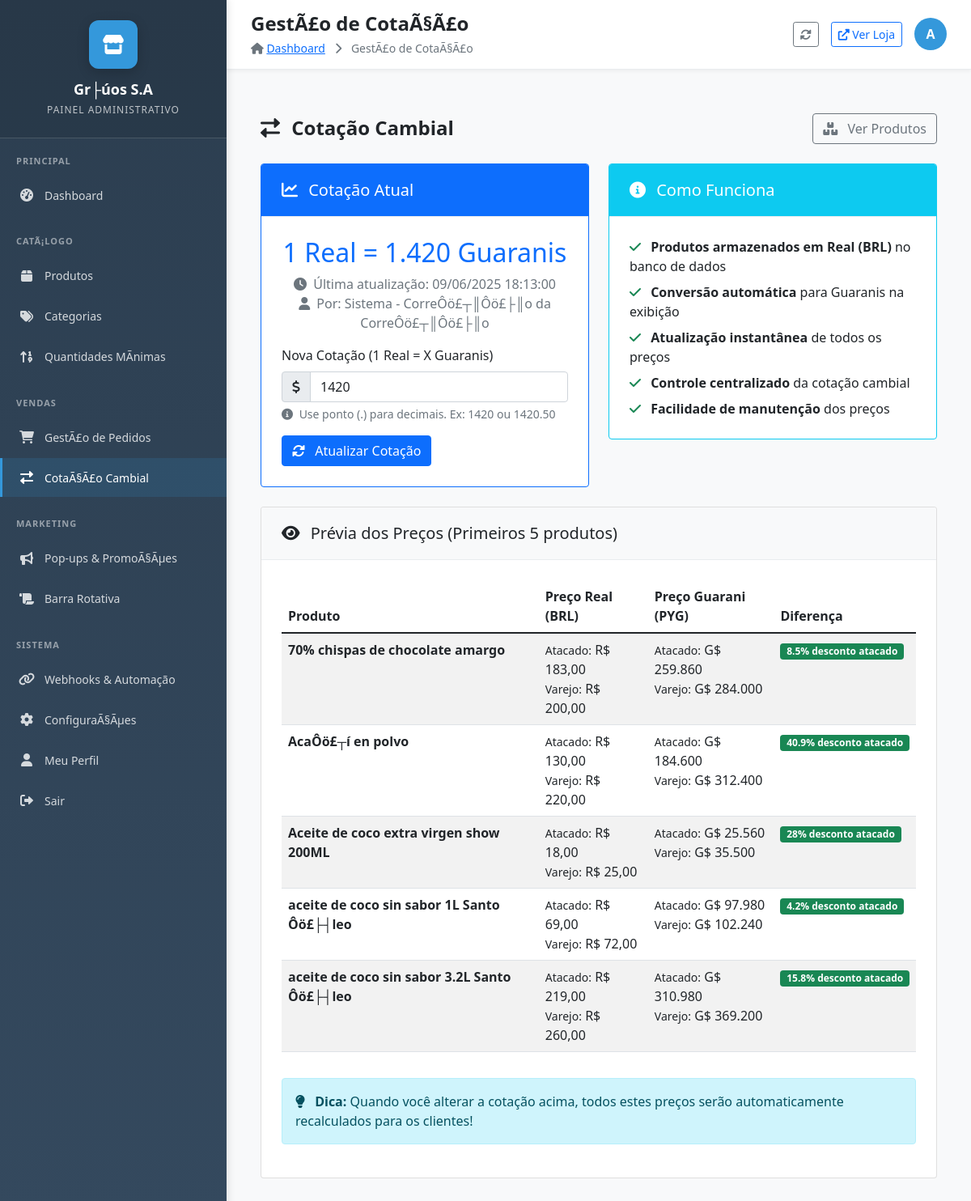
/admin/cotacao.php (signed in), run on the app's committed database.
### tables this page shows
CREATE TABLE `store_settings` (
  `id` int(11) NOT NULL AUTO_INCREMENT,
  `store_name` varchar(255) NOT NULL,
  `store_description` text DEFAULT NULL,
  `whatsapp_number` varchar(50) DEFAULT NULL,
  `shipping_rate` decimal(10,2) NOT NULL DEFAULT 1500.00,
  `address` text DEFAULT NULL,
  `business_hours` text DEFAULT NULL,
  `logo_url` varchar(255) DEFAULT NULL,
  `social_facebook` varchar(255) DEFAULT NULL,
  `social_instagram` varchar(255) DEFAULT NULL,
  `social_twitter` varchar(255) DEFAULT NULL,
  `updated_at` timestamp NOT NULL DEFAULT current_timestamp() ON UPDATE current_timestamp(),
  `contact_seller_text` varchar(255) DEFAULT 'Consultar con el vendedor' COMMENT 'Texto em espanhol para produtos sem pre├ºo',
  `default_min_quantity` int(11) DEFAULT 10 COMMENT 'Quantidade m├¡nima padr├úo para novos produtos',
  `hide_retail_price` tinyint(1) DEFAULT 0 COMMENT 'Se 1, remove pre├ºo de varejo do sistema',
  `enable_shipping` tinyint(1) DEFAULT 1 COMMENT 'Se 1 calcula frete, se 0 n├úo mostra frete',
  `shipping_control_text` varchar(255) DEFAULT 'Frete calculado automaticamente' COMMENT 'Texto explicativo para o frete',
  `enable_global_minimums` tinyint(1) DEFAULT 1 COMMENT 'Se 1 respeita m├¡nimos dos produtos, se 0 ignora todos os m├¡nimos',
  `minimum_explanation_text` varchar(255) DEFAULT 'Vendemos somente no m├¡nimo especificado' COMMENT 'Texto explicativo para m├¡nimos',
  PRIMARY KEY (`id`),
  KEY `idx_store_shipping_enabled` (`enable_shipping`),
  KEY `idx_store_minimums_enabled` (`enable_global_minimums`)
);

CREATE TABLE `exchange_rate` (
  `id` int(11) NOT NULL AUTO_INCREMENT,
  `rate` decimal(10,4) NOT NULL DEFAULT 1420.0000,
  `updated_at` timestamp NOT NULL DEFAULT current_timestamp() ON UPDATE current_timestamp(),
  `updated_by` varchar(255) DEFAULT NULL,
  PRIMARY KEY (`id`)
);

CREATE TABLE `products` (
  `id` int(11) NOT NULL AUTO_INCREMENT,
  `name` varchar(255) NOT NULL,
  `description` text DEFAULT NULL,
  `wholesale_price` decimal(10,2) DEFAULT NULL,
  `retail_price` decimal(10,2) DEFAULT NULL,
  `min_wholesale_quantity` int(11) DEFAULT NULL,
  `unit_weight` decimal(10,2) NOT NULL DEFAULT 0.00,
  `unit_type` enum('kg','unit') NOT NULL DEFAULT 'kg',
  `unit_display_name` varchar(20) DEFAULT NULL,
  `stock` int(11) NOT NULL DEFAULT 0,
  `image_url` varchar(255) DEFAULT NULL,
  `featured` tinyint(1) NOT NULL DEFAULT 0,
  `promotion` tinyint(1) DEFAULT 0,
  `status` tinyint(1) NOT NULL DEFAULT 1,
  `category_id` int(11) DEFAULT NULL,
  `created_at` timestamp NOT NULL DEFAULT current_timestamp(),
  `updated_at` timestamp NOT NULL DEFAULT current_timestamp() ON UPDATE current_timestamp(),
  `show_price` tinyint(1) DEFAULT 1 COMMENT 'Se 1 mostra pre├ºo, se 0 mostra consultar vendedor',
  `has_min_quantity` tinyint(1) DEFAULT 1 COMMENT 'Se 1 tem quantidade m├¡nima, se 0 n├úo tem',
  `parent_product_id` int(11) DEFAULT NULL COMMENT 'ID do produto pai (para varia├º├Áes)',
  `variation_display` varchar(100) DEFAULT NULL COMMENT 'Nome da varia├º├úo (ex: 200ml, 500ml, 1L)',
  `variation_type` enum('size','flavor','color','other') DEFAULT NULL COMMENT 'Tipo de varia├º├úo',
  PRIMARY KEY (`id`),
  KEY `category_id` (`category_id`),
  KEY `idx_products_show_price` (`show_price`),
  KEY `idx_products_has_min_quantity` (`has_min_quantity`),
  KEY `idx_parent_product_id` (`parent_product_id`),
  KEY `idx_variation_type` (`variation_type`),
  CONSTRAINT `fk_parent_product` FOREIGN KEY (`parent_product_id`) REFERENCES `products` (`id`) ON DELETE CASCADE,
  CONSTRAINT `products_ibfk_1` FOREIGN KEY (`category_id`) REFERENCES `categories` (`id`) ON DELETE SET NULL
);

### admin/cotacao.php (the view, shortened to what the rows shown need)
<?php
require_once '../includes/db_connect.php';
require_once '../includes/exchange_functions.php';
$rate_info = getExchangeRateInfo();
$query = "SELECT id, name, wholesale_price, retail_price FROM products WHERE status = 1 ORDER BY name LIMIT 5";
$result_products = $conn->query($query);
include 'includes/admin_layout.php';
?>
<div class="container-fluid py-4">
    <div class="d-flex justify-content-between align-items-center mb-4">
        <h1 class="page-title">
            <i class="fas fa-exchange-alt me-2"></i>
            Cotação Cambial
        </h1>
    </div>
    <div class="row mb-4">
        <div class="col-lg-6">
            <div class="card border-primary">
                <div class="card-body">
                    <div class="text-center mb-3">
                        <h2 class="text-primary mb-2">
                            1 Real = <?php echo rtrim(rtrim(number_format($rate_info['rate'], 4, ',', '.'), '0'), ','); ?> Guaranis
                        </h2>
                        <p class="text-muted mb-0">
                            <i class="fas fa-clock me-1"></i>
                            Última atualização: <?php echo date('d/m/Y H:i:s', strtotime($rate_info['updated_at'])); ?>
                        </p>
                        <p class="text-muted">
                            <i class="fas fa-user me-1"></i>
                            Por: <?php echo htmlspecialchars($rate_info['updated_by']); ?>
                        </p>
                    </div>
                    <form method="post" action="cotacao.php">
                        <div class="mb-3">
                            <div class="input-group">
                                <span class="input-group-text">
                                    <i class="fas fa-dollar-sign"></i>
                                </span>
                                <input type="number"
                                       step="0.01"
                                       min="0.01"
                                       name="exchange_rate"
                                       id="exchange_rate"
                                       class="form-control"
                                       value="<?php echo rtrim(rtrim(number_format($rate_info['rate'], 2, '.', ''), '0'), '.'); ?>"
                                       required>
                            </div>
                        </div>
                    </form>
                </div>
            </div>
        </div>
    </div>
    <div class="card">
        <div class="card-body">
            <?php if ($result_products && $result_products->num_rows > 0): ?>
                <div class="table-responsive">
                    <table class="table table-striped">
                        <thead>
                            <tr>
                                <th>Produto</th>
                                <th>Preço Real (BRL)</th>
                                <th>Preço Guarani (PYG)</th>
                                <th>Diferença</th>
                            </tr>
                        </thead>
                        <tbody>
                            <?php while ($product = $result_products->fetch_assoc()): ?>
                                <tr>
                                    <td>
                                        <strong><?php echo htmlspecialchars($product['name']); ?></strong>
                                    </td>
                                    <td>
                                        <div>
                                            <small>Atacado:</small> R$ <?php echo number_format($product['wholesale_price'], 2, ',', '.'); ?><br>
                                            <small>Varejo:</small> R$ <?php echo number_format($product['retail_price'], 2, ',', '.'); ?>
                                        </div>
                                    </td>
                                    <td>
                                        <div>
                                            <small>Atacado:</small> <?php echo formatPriceInGuaranis($product['wholesale_price']); ?><br>
                                            <small>Varejo:</small> <?php echo formatPriceInGuaranis($product['retail_price']); ?>
                                        </div>
                                    </td>
                                    <td>
                                        <?php
                                        $discount = calculateWholesaleDiscount($product['wholesale_price'], $product['retail_price']);
                                        ?>
                                        <span class="badge bg-success">
                                            <?php echo $discount['discount_percentage']; ?>% desconto atacado
                                        </span>
                                    </td>
                                </tr>
                            <?php endwhile; ?>
                        </tbody>
                    </table>
                </div>
            <?php endif; ?>
        </div>
    </div>
</div>
<?php include 'includes/footer.php'; ?>

### admin/includes/admin_layout.php (shortened to what the rows shown need)
<?php
if (!isset($store)) {
    require_once '../includes/db_connect.php';
    require_once '../includes/exchange_functions.php';
    $store_query = "SELECT * FROM store_settings WHERE id = 1";
    $store_result = $conn->query($store_query);
    $store = $store_result->fetch_assoc();
}
$current_page = basename($_SERVER['PHP_SELF']);
$page_title = 'Painel Administrativo';
$page_titles = [
    'dashboard.php' => 'Dashboard',
    'produtos.php' => 'GestÃ£o de Produtos',
    'produto_adicionar.php' => 'Adicionar Produto',
    'produto_editar.php' => 'Editar Produto',
    'categorias.php' => 'GestÃ£o de Categorias',
    'categoria_adicionar.php' => 'Adicionar Categoria',
    'categoria_editar.php' => 'Editar Categoria',
    'pedidos.php' => 'GestÃ£o de Pedidos',
    'pedidos_melhorado.php' => 'GestÃ£o AvanÃ§ada de Pedidos',
    'pedido_detalhes.php' => 'Detalhes do Pedido',
    'cotacao.php' => 'GestÃ£o de CotaÃ§Ã£o',
    'configuracoes.php' => 'ConfiguraÃ§Ãµes da Loja',
    'perfil.php' => 'Perfil do Administrador',
    'popup_manager.php' => 'GestÃ£o de Pop-ups',
    'barra_rotativa.php' => 'Barra Rotativa',
    'gestao_quantidades_minimas.php' => 'GestÃ£o de Quantidades MÃ­nimas'
];
if (isset($page_titles[$current_page])) {
    $page_title = $page_titles[$current_page];
}
?>
<!DOCTYPE html>
<html lang="pt-BR">
<head>
    <link href="https://cdn.jsdelivr.net/npm/bootstrap@5.1.3/dist/css/bootstrap.min.css" rel="stylesheet">
    <link rel="stylesheet" href="https://cdnjs.cloudflare.com/ajax/libs/font-awesome/6.0.0/css/all.min.css">
</head>
<body>
    <nav class="admin-sidebar">
        <div class="sidebar-brand">
            <div class="brand-logo">
                <i class="fas fa-store"></i>
            </div>
            <h1 class="brand-name"><?php echo htmlspecialchars($store['store_name']); ?></h1>
            <p class="brand-subtitle">Painel Administrativo</p>
        </div>
    </nav>
    <main class="admin-main">
        <header class="admin-header">
            <div class="header-content">
                <div class="page-header">
                    <h1 class="page-title"><?php echo $page_title; ?></h1>
                </div>
            </div>
        </header>
        <div class="admin-content">

### data on the page
store_settings: store_name "Gr├úos S.A"
exchange_rate: rate "1.420", updated_at "09/06/2025 18:13:00", updated_by "Sistema - CorreÔö£┬║Ôö£├║o da CorreÔö£┬║Ôö£├║o", exchange_rate "1420"
products: name "70% chispas de chocolate amargo", wholesale_price "183,00", retail_price "200,00", wholesale_price.rate "G$ 259.860", retail_price.rate "G$ 284.000", discount_percentage "8.5"
products: name "AcaÔö£┬í en polvo", wholesale_price "130,00", retail_price "220,00", wholesale_price.rate "G$ 184.600", retail_price.rate "G$ 312.400", discount_percentage "40.9"
products: name "Aceite de coco extra virgen show 200ML", wholesale_price "18,00", retail_price "25,00", wholesale_price.rate "G$ 25.560", retail_price.rate "G$ 35.500", discount_percentage "28"
products: name "aceite de coco sin sabor 1L Santo Ôö£├┤leo", wholesale_price "69,00", retail_price "72,00", wholesale_price.rate "G$ 97.980", retail_price.rate "G$ 102.240", discount_percentage "4.2"
products: name "aceite de coco sin sabor 3.2L Santo Ôö£├┤leo", wholesale_price "219,00", retail_price "260,00", wholesale_price.rate "G$ 310.980", retail_price.rate "G$ 369.200", discount_percentage "15.8"

### other printed values
$page_title "GestÃ£o de CotaÃ§Ã£o"
substr($_SESSION['admin_user'] ?? 'A', 0, 1) "A"
